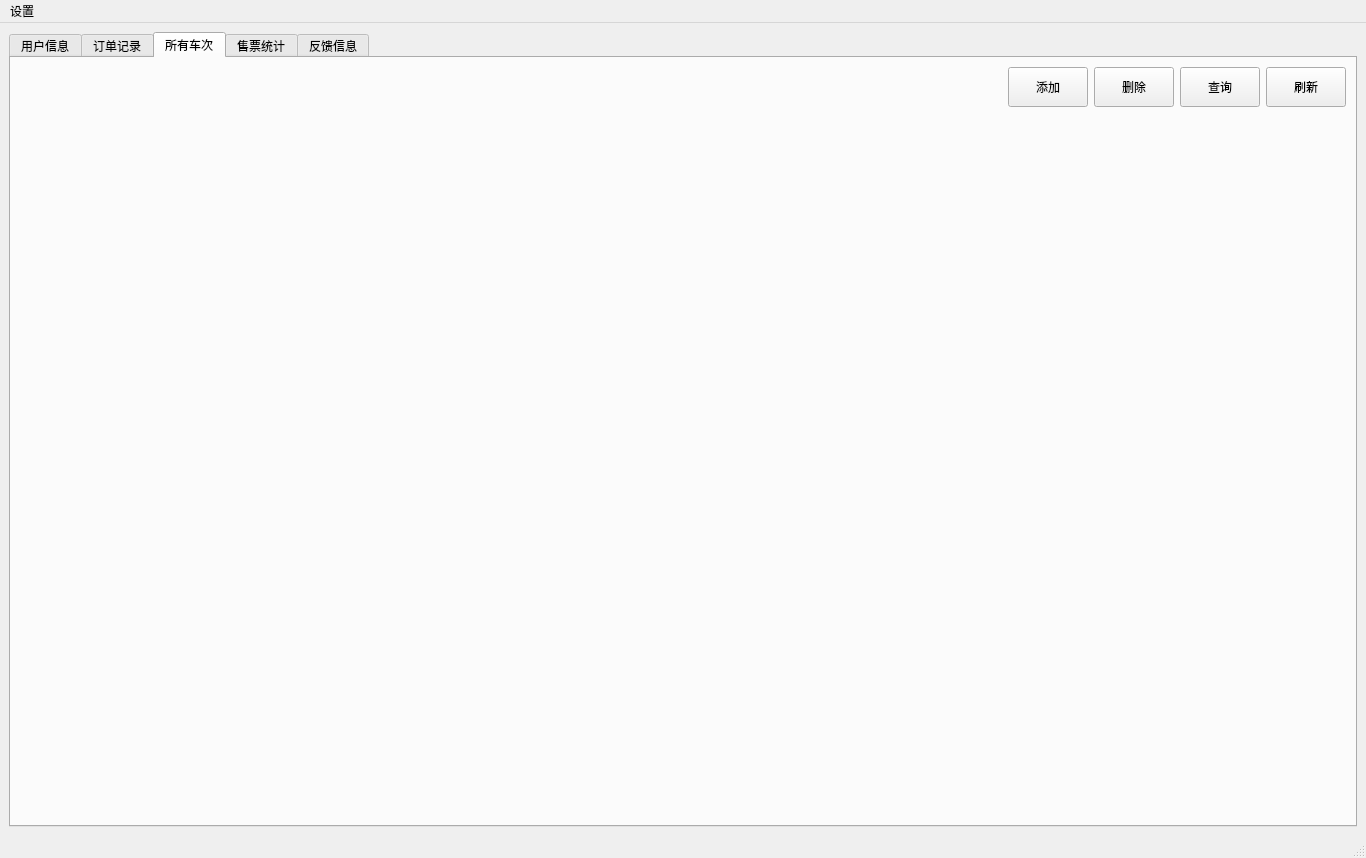
<?xml version="1.0" encoding="UTF-8"?>
<ui version="4.0">
 <class>AdminWindow</class>
 <widget class="QMainWindow" name="AdminWindow">
  <property name="geometry">
   <rect>
    <x>0</x>
    <y>0</y>
    <width>1366</width>
    <height>858</height>
   </rect>
  </property>
  <property name="windowTitle">
   <string/>
  </property>
  <property name="styleSheet">
   <string notr="true"/>
  </property>
  <widget class="QWidget" name="centralwidget">
   <property name="styleSheet">
    <string notr="true"/>
   </property>
   <layout class="QGridLayout" name="gridLayout_3">
    <item row="0" column="0">
     <widget class="QTabWidget" name="tabWidget">
      <property name="currentIndex">
       <number>2</number>
      </property>
      <widget class="QWidget" name="tabUser">
       <property name="styleSheet">
        <string notr="true">QWidget#tabUser{
border-image: url(:/resources/3.jpg) 0 0 0 0 stretch stretch;
}</string>
       </property>
       <attribute name="title">
        <string>用户信息</string>
       </attribute>
       <layout class="QGridLayout" name="gridLayout_2">
        <item row="0" column="0">
         <spacer name="horizontalSpacerUser">
          <property name="orientation">
           <enum>Qt::Orientation::Horizontal</enum>
          </property>
          <property name="sizeHint" stdset="0">
           <size>
            <width>975</width>
            <height>20</height>
           </size>
          </property>
         </spacer>
        </item>
        <item row="0" column="1">
         <layout class="QGridLayout" name="gridLayoutUser">
          <item row="0" column="0">
           <widget class="QPushButton" name="pushButtonUserAdd">
            <property name="minimumSize">
             <size>
              <width>80</width>
              <height>40</height>
             </size>
            </property>
            <property name="styleSheet">
             <string notr="true">QPushButton {
border-image: url(:/resources/a1.jpg) 0 0 0 0 stretch stretch;
	font: 20pt &quot;Kunstler Script&quot;;


}


QPushButton:hover {
border-image: url(:/resources/a1.jpg) 0 0 0 0 stretch stretch;

font: 8pt &quot;Kunstler Script&quot;;
}


QPushButton:pressed {
border-image: url(:/resources/a1.jpg) 0 0 0 0 stretch stretch;
	font: 20pt &quot;Kunstler Script&quot;;


}</string>
            </property>
            <property name="text">
             <string>添加</string>
            </property>
           </widget>
          </item>
          <item row="0" column="1">
           <widget class="QPushButton" name="pushButtonUserRemove">
            <property name="minimumSize">
             <size>
              <width>80</width>
              <height>40</height>
             </size>
            </property>
            <property name="styleSheet">
             <string notr="true">QPushButton {
border-image: url(:/resources/a1.jpg) 0 0 0 0 stretch stretch;
	font: 20pt &quot;Kunstler Script&quot;;


}


QPushButton:hover {
border-image: url(:/resources/a1.jpg) 0 0 0 0 stretch stretch;

font: 8pt &quot;Kunstler Script&quot;;
}


QPushButton:pressed {
border-image: url(:/resources/a1.jpg) 0 0 0 0 stretch stretch;
	font: 20pt &quot;Kunstler Script&quot;;


}</string>
            </property>
            <property name="text">
             <string>删除</string>
            </property>
           </widget>
          </item>
          <item row="0" column="2">
           <widget class="QPushButton" name="pushButtonUserSearch">
            <property name="minimumSize">
             <size>
              <width>80</width>
              <height>40</height>
             </size>
            </property>
            <property name="styleSheet">
             <string notr="true">QPushButton {
border-image: url(:/resources/a1.jpg) 0 0 0 0 stretch stretch;
	font: 20pt &quot;Kunstler Script&quot;;


}


QPushButton:hover {
border-image: url(:/resources/a1.jpg) 0 0 0 0 stretch stretch;

font: 8pt &quot;Kunstler Script&quot;;
}


QPushButton:pressed {
border-image: url(:/resources/a1.jpg) 0 0 0 0 stretch stretch;
	font: 20pt &quot;Kunstler Script&quot;;


}</string>
            </property>
            <property name="text">
             <string>查询</string>
            </property>
           </widget>
          </item>
          <item row="0" column="3">
           <widget class="QPushButton" name="pushButtonUserRefresh">
            <property name="minimumSize">
             <size>
              <width>80</width>
              <height>40</height>
             </size>
            </property>
            <property name="styleSheet">
             <string notr="true">QPushButton {
border-image: url(:/resources/a1.jpg) 0 0 0 0 stretch stretch;
	font: 20pt &quot;Kunstler Script&quot;;


}


QPushButton:hover {
border-image: url(:/resources/a1.jpg) 0 0 0 0 stretch stretch;

font: 8pt &quot;Kunstler Script&quot;;
}


QPushButton:pressed {
border-image: url(:/resources/a1.jpg) 0 0 0 0 stretch stretch;
	font: 20pt &quot;Kunstler Script&quot;;


}</string>
            </property>
            <property name="text">
             <string>刷新</string>
            </property>
           </widget>
          </item>
         </layout>
        </item>
        <item row="1" column="0" colspan="2">
         <widget class="QTableView" name="tableViewUser">
          <property name="styleSheet">
           <string notr="true">QTableView {
    background-color: transparent;  /* 主背景透明 */
    border: none;                   /* 移除边框 */
    outline: none;                  /* 移除焦点虚线框 */
}

QTableView::viewport {             /* 内容视口区域 */
    background-color: transparent;
}

/* 可选：处理表头背景 */
QHeaderView {
    background-color: transparent;
}

/* 可选：处理单元格背景 */
QTableView::item {
    background-color: transparent;
}

/* 可选：隐藏默认网格线 */
QTableView {
    gridline-color: transparent;
}</string>
          </property>
         </widget>
        </item>
       </layout>
      </widget>
      <widget class="QWidget" name="tabRecordation">
       <property name="styleSheet">
        <string notr="true">QWidget#tabRecordation{
border-image: url(:/resources/3.jpg) 0 0 0 0 stretch stretch;
}</string>
       </property>
       <attribute name="title">
        <string>订单记录</string>
       </attribute>
       <layout class="QGridLayout" name="gridLayout_7">
        <item row="0" column="0">
         <spacer name="horizontalSpacerRecordation">
          <property name="orientation">
           <enum>Qt::Orientation::Horizontal</enum>
          </property>
          <property name="sizeHint" stdset="0">
           <size>
            <width>975</width>
            <height>20</height>
           </size>
          </property>
         </spacer>
        </item>
        <item row="0" column="1">
         <layout class="QGridLayout" name="gridLayoutRecordation">
          <item row="0" column="1">
           <widget class="QPushButton" name="pushButtonRecordationRefresh">
            <property name="minimumSize">
             <size>
              <width>80</width>
              <height>40</height>
             </size>
            </property>
            <property name="styleSheet">
             <string notr="true">QPushButton {
border-image: url(:/resources/a1.jpg) 0 0 0 0 stretch stretch;
	font: 20pt &quot;Kunstler Script&quot;;


}


QPushButton:hover {
border-image: url(:/resources/a1.jpg) 0 0 0 0 stretch stretch;

font: 8pt &quot;Kunstler Script&quot;;
}


QPushButton:pressed {
border-image: url(:/resources/a1.jpg) 0 0 0 0 stretch stretch;
	font: 20pt &quot;Kunstler Script&quot;;


}</string>
            </property>
            <property name="text">
             <string>刷新</string>
            </property>
           </widget>
          </item>
          <item row="0" column="0">
           <widget class="QPushButton" name="pushButtonRecordationSearch">
            <property name="minimumSize">
             <size>
              <width>80</width>
              <height>40</height>
             </size>
            </property>
            <property name="styleSheet">
             <string notr="true">QPushButton {
border-image: url(:/resources/a1.jpg) 0 0 0 0 stretch stretch;
	font: 20pt &quot;Kunstler Script&quot;;


}


QPushButton:hover {
border-image: url(:/resources/a1.jpg) 0 0 0 0 stretch stretch;

font: 8pt &quot;Kunstler Script&quot;;
}


QPushButton:pressed {
border-image: url(:/resources/a1.jpg) 0 0 0 0 stretch stretch;
	font: 20pt &quot;Kunstler Script&quot;;


}</string>
            </property>
            <property name="text">
             <string>查询</string>
            </property>
           </widget>
          </item>
         </layout>
        </item>
        <item row="1" column="0" colspan="2">
         <widget class="QTableView" name="tableViewRecordation">
          <property name="styleSheet">
           <string notr="true">QTableView {
    background-color: transparent;  /* 主背景透明 */
    border: none;                   /* 移除边框 */
    outline: none;                  /* 移除焦点虚线框 */
}

QTableView::viewport {             /* 内容视口区域 */
    background-color: transparent;
}

/* 可选：处理表头背景 */
QHeaderView {
    background-color: transparent;
}

/* 可选：处理单元格背景 */
QTableView::item {
    background-color: transparent;
}

/* 可选：隐藏默认网格线 */
QTableView {
    gridline-color: transparent;
}</string>
          </property>
         </widget>
        </item>
       </layout>
      </widget>
      <widget class="QWidget" name="tabGoods">
       <property name="styleSheet">
        <string notr="true">QWidget#tabGoods{
border-image: url(:/resources/3.jpg) 0 0 0 0 stretch stretch;
}</string>
       </property>
       <attribute name="title">
        <string>所有车次</string>
       </attribute>
       <layout class="QGridLayout" name="gridLayout_5">
        <item row="0" column="0">
         <spacer name="horizontalSpacerGoods">
          <property name="orientation">
           <enum>Qt::Orientation::Horizontal</enum>
          </property>
          <property name="sizeHint" stdset="0">
           <size>
            <width>975</width>
            <height>20</height>
           </size>
          </property>
         </spacer>
        </item>
        <item row="0" column="1">
         <layout class="QGridLayout" name="gridLayoutGoods">
          <item row="0" column="0">
           <widget class="QPushButton" name="pushButtonGoodsAdd">
            <property name="minimumSize">
             <size>
              <width>80</width>
              <height>40</height>
             </size>
            </property>
            <property name="styleSheet">
             <string notr="true">QPushButton {
border-image: url(:/resources/a1.jpg) 0 0 0 0 stretch stretch;
	font: 20pt &quot;Kunstler Script&quot;;


}


QPushButton:hover {
border-image: url(:/resources/a1.jpg) 0 0 0 0 stretch stretch;

font: 8pt &quot;Kunstler Script&quot;;
}


QPushButton:pressed {
border-image: url(:/resources/a1.jpg) 0 0 0 0 stretch stretch;
	font: 20pt &quot;Kunstler Script&quot;;


}</string>
            </property>
            <property name="text">
             <string>添加</string>
            </property>
           </widget>
          </item>
          <item row="0" column="1">
           <widget class="QPushButton" name="pushButtonGoodsRemove">
            <property name="minimumSize">
             <size>
              <width>80</width>
              <height>40</height>
             </size>
            </property>
            <property name="styleSheet">
             <string notr="true">QPushButton {
border-image: url(:/resources/a1.jpg) 0 0 0 0 stretch stretch;
	font: 20pt &quot;Kunstler Script&quot;;


}


QPushButton:hover {
border-image: url(:/resources/a1.jpg) 0 0 0 0 stretch stretch;

font: 8pt &quot;Kunstler Script&quot;;
}


QPushButton:pressed {
border-image: url(:/resources/a1.jpg) 0 0 0 0 stretch stretch;
	font: 20pt &quot;Kunstler Script&quot;;


}</string>
            </property>
            <property name="text">
             <string>删除</string>
            </property>
           </widget>
          </item>
          <item row="0" column="2">
           <widget class="QPushButton" name="pushButtonGoodsSearch">
            <property name="minimumSize">
             <size>
              <width>80</width>
              <height>40</height>
             </size>
            </property>
            <property name="styleSheet">
             <string notr="true">QPushButton {
border-image: url(:/resources/a1.jpg) 0 0 0 0 stretch stretch;
	font: 20pt &quot;Kunstler Script&quot;;


}


QPushButton:hover {
border-image: url(:/resources/a1.jpg) 0 0 0 0 stretch stretch;

font: 8pt &quot;Kunstler Script&quot;;
}


QPushButton:pressed {
border-image: url(:/resources/a1.jpg) 0 0 0 0 stretch stretch;
	font: 20pt &quot;Kunstler Script&quot;;


}</string>
            </property>
            <property name="text">
             <string>查询</string>
            </property>
           </widget>
          </item>
          <item row="0" column="3">
           <widget class="QPushButton" name="pushButtonGoodsRefresh">
            <property name="minimumSize">
             <size>
              <width>80</width>
              <height>40</height>
             </size>
            </property>
            <property name="styleSheet">
             <string notr="true">QPushButton {
border-image: url(:/resources/a1.jpg) 0 0 0 0 stretch stretch;
	font: 20pt &quot;Kunstler Script&quot;;


}


QPushButton:hover {
border-image: url(:/resources/a1.jpg) 0 0 0 0 stretch stretch;

font: 8pt &quot;Kunstler Script&quot;;
}


QPushButton:pressed {
border-image: url(:/resources/a1.jpg) 0 0 0 0 stretch stretch;
	font: 20pt &quot;Kunstler Script&quot;;


}</string>
            </property>
            <property name="text">
             <string>刷新</string>
            </property>
           </widget>
          </item>
         </layout>
        </item>
        <item row="1" column="0" colspan="2">
         <widget class="QTableView" name="tableViewGoods">
          <property name="styleSheet">
           <string notr="true">QTableView {
    background-color: transparent;  
    border: none;                   
    outline: none;                  
}

QTableView::viewport {            
    background-color: transparent;
}


QHeaderView {
    background-color: transparent;
}


QTableView::item {
    background-color: transparent;
}


QTableView {
    gridline-color: transparent;
}</string>
          </property>
         </widget>
        </item>
       </layout>
      </widget>
      <widget class="QWidget" name="tabStatistics">
       <property name="styleSheet">
        <string notr="true">QWidget#tabStatistics{
border-image: url(:/resources/3.jpg) 0 0 0 0 stretch stretch;
}</string>
       </property>
       <attribute name="title">
        <string>售票统计</string>
       </attribute>
       <layout class="QGridLayout" name="gridLayout">
        <item row="0" column="0">
         <spacer name="horizontalSpacer">
          <property name="orientation">
           <enum>Qt::Orientation::Horizontal</enum>
          </property>
          <property name="sizeHint" stdset="0">
           <size>
            <width>1147</width>
            <height>20</height>
           </size>
          </property>
         </spacer>
        </item>
        <item row="0" column="1">
         <layout class="QHBoxLayout" name="horizontalLayout">
          <item>
           <widget class="QPushButton" name="pushButtonStatisticsSearch">
            <property name="minimumSize">
             <size>
              <width>80</width>
              <height>40</height>
             </size>
            </property>
            <property name="styleSheet">
             <string notr="true">QPushButton {
border-image: url(:/resources/a1.jpg) 0 0 0 0 stretch stretch;
	font: 20pt &quot;Kunstler Script&quot;;


}


QPushButton:hover {
border-image: url(:/resources/a1.jpg) 0 0 0 0 stretch stretch;

font: 8pt &quot;Kunstler Script&quot;;
}


QPushButton:pressed {
border-image: url(:/resources/a1.jpg) 0 0 0 0 stretch stretch;
	font: 20pt &quot;Kunstler Script&quot;;


}</string>
            </property>
            <property name="text">
             <string>查询</string>
            </property>
           </widget>
          </item>
          <item>
           <widget class="QPushButton" name="pushButtonStatisticsRefresh">
            <property name="minimumSize">
             <size>
              <width>80</width>
              <height>40</height>
             </size>
            </property>
            <property name="styleSheet">
             <string notr="true">QPushButton {
border-image: url(:/resources/a1.jpg) 0 0 0 0 stretch stretch;
	font: 20pt &quot;Kunstler Script&quot;;


}


QPushButton:hover {
border-image: url(:/resources/a1.jpg) 0 0 0 0 stretch stretch;

font: 8pt &quot;Kunstler Script&quot;;
}


QPushButton:pressed {
border-image: url(:/resources/a1.jpg) 0 0 0 0 stretch stretch;
	font: 20pt &quot;Kunstler Script&quot;;


}</string>
            </property>
            <property name="text">
             <string>刷新</string>
            </property>
           </widget>
          </item>
         </layout>
        </item>
        <item row="1" column="0" colspan="2">
         <widget class="QTableView" name="tableViewStatistics">
          <property name="styleSheet">
           <string notr="true">QTableView {
    background-color: transparent;  /* 主背景透明 */
    border: none;                   /* 移除边框 */
    outline: none;                  /* 移除焦点虚线框 */
}

QTableView::viewport {             /* 内容视口区域 */
    background-color: transparent;
}

/* 可选：处理表头背景 */
QHeaderView {
    background-color: transparent;
}

/* 可选：处理单元格背景 */
QTableView::item {
    background-color: transparent;
}

/* 可选：隐藏默认网格线 */
QTableView {
    gridline-color: transparent;
}</string>
          </property>
         </widget>
        </item>
       </layout>
      </widget>
      <widget class="QWidget" name="tabInvitation">
       <property name="styleSheet">
        <string notr="true">QWidget#tabInvitation{
border-image: url(:/resources/3.jpg) 0 0 0 0 stretch stretch;
}</string>
       </property>
       <attribute name="title">
        <string>反馈信息</string>
       </attribute>
       <layout class="QGridLayout" name="gridLayout_4">
        <item row="0" column="0">
         <spacer name="horizontalSpacerBook_3">
          <property name="orientation">
           <enum>Qt::Orientation::Horizontal</enum>
          </property>
          <property name="sizeHint" stdset="0">
           <size>
            <width>1235</width>
            <height>20</height>
           </size>
          </property>
         </spacer>
        </item>
        <item row="0" column="1">
         <widget class="QPushButton" name="pushButtonInvitationRefresh">
          <property name="minimumSize">
           <size>
            <width>80</width>
            <height>40</height>
           </size>
          </property>
          <property name="styleSheet">
           <string notr="true">QPushButton {
border-image: url(:/resources/a1.jpg) 0 0 0 0 stretch stretch;
	font: 20pt &quot;Kunstler Script&quot;;


}


QPushButton:hover {
border-image: url(:/resources/a1.jpg) 0 0 0 0 stretch stretch;

font: 8pt &quot;Kunstler Script&quot;;
}


QPushButton:pressed {
border-image: url(:/resources/a1.jpg) 0 0 0 0 stretch stretch;
	font: 20pt &quot;Kunstler Script&quot;;


}</string>
          </property>
          <property name="text">
           <string>刷新</string>
          </property>
         </widget>
        </item>
        <item row="1" column="0" colspan="2">
         <widget class="QTableView" name="tableViewInvitation">
          <property name="styleSheet">
           <string notr="true">QTableView {
    background-color: transparent;  /* 主背景透明 */
    border: none;                   /* 移除边框 */
    outline: none;                  /* 移除焦点虚线框 */
}

QTableView::viewport {             /* 内容视口区域 */
    background-color: transparent;
}

/* 可选：处理表头背景 */
QHeaderView {
    background-color: transparent;
}

/* 可选：处理单元格背景 */
QTableView::item {
    background-color: transparent;
}

/* 可选：隐藏默认网格线 */
QTableView {
    gridline-color: transparent;
}</string>
          </property>
         </widget>
        </item>
       </layout>
      </widget>
     </widget>
    </item>
   </layout>
  </widget>
  <widget class="QMenuBar" name="menubar">
   <property name="geometry">
    <rect>
     <x>0</x>
     <y>0</y>
     <width>1366</width>
     <height>18</height>
    </rect>
   </property>
   <widget class="QMenu" name="menu">
    <property name="title">
     <string>设置</string>
    </property>
    <addaction name="actionAccount"/>
    <addaction name="separator"/>
    <addaction name="actionQuit"/>
   </widget>
   <addaction name="menu"/>
  </widget>
  <widget class="QStatusBar" name="statusBar"/>
  <action name="actionAccount">
   <property name="text">
    <string>账户信息(&amp;U)</string>
   </property>
  </action>
  <action name="actionQuit">
   <property name="text">
    <string>退出(&amp;Q)</string>
   </property>
  </action>
 </widget>
 <resources/>
 <connections/>
</ui>
